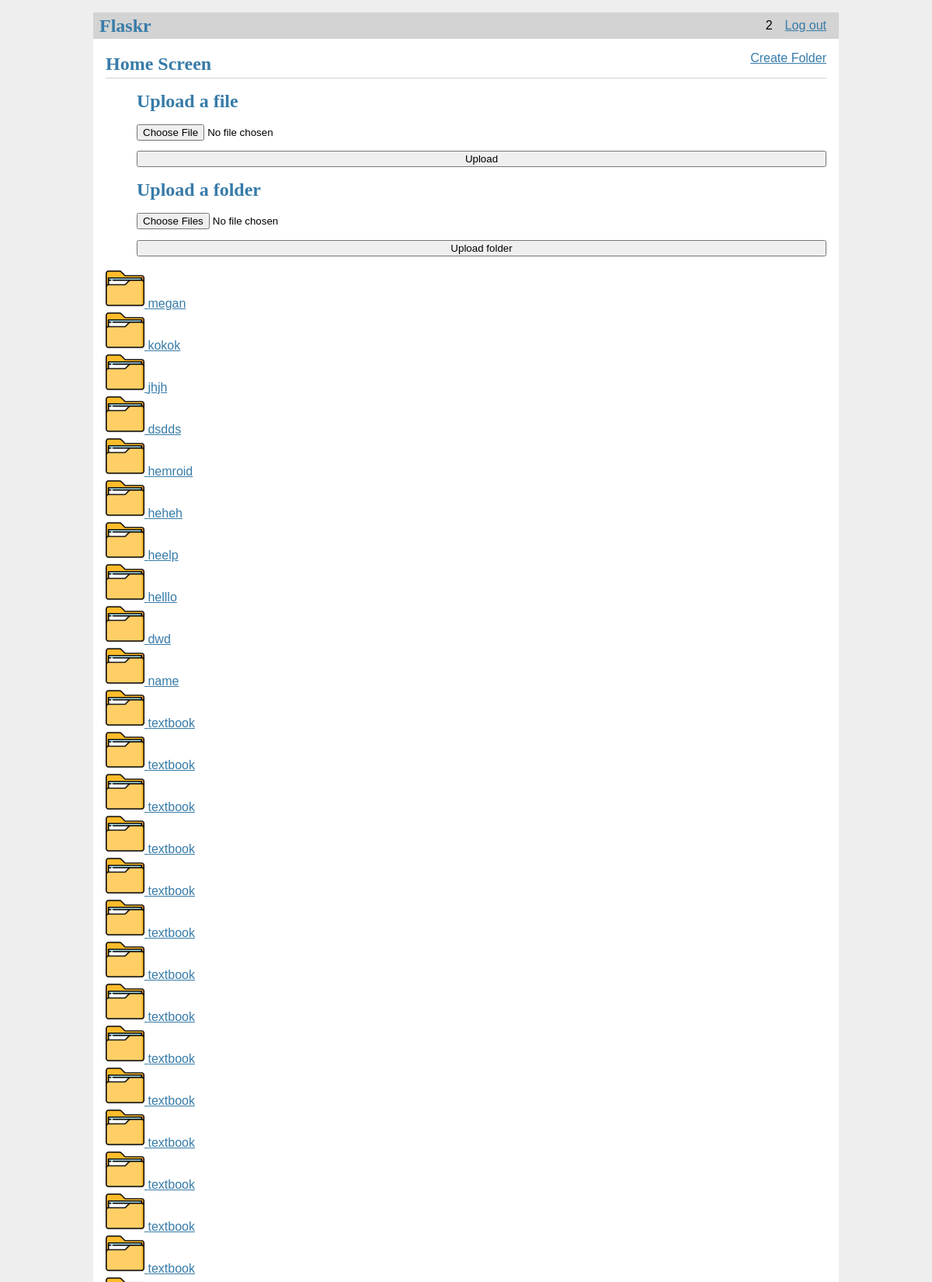
The page / (signed in, upper part) on the database its author committed.
### tables this page shows
CREATE TABLE users (
  id INTEGER PRIMARY KEY AUTOINCREMENT,
  username VARCHAR(77) UNIQUE NOT NULL,
  password VARCHAR(55) NOT NULL
);

CREATE TABLE folders (
  folder_id INTEGER PRIMARY KEY AUTOINCREMENT,
  name TEXT NOT NULL,
  parent_id INTEGER,
  id INTEGER,
  typ TEXT NOT NULL,
  created_at TIMESTAMP DEFAULT CURRENT_TIMESTAMP,
  updated_at TIMESTAMP DEFAULT CURRENT_TIMESTAMP,
  FOREIGN KEY (parent_id) REFERENCES folders(folder_id) ON DELETE CASCADE,
  FOREIGN KEY (id) REFERENCES users(id) ON DELETE CASCADE
);

### flaskr/home.py (the view)
@bp.route('/')
@login_required
def home():
    db = get_db()
    folders = db.execute(
        "SELECT * FROM folders WHERE id = ? AND parent_id IS NULL",
        (g.user['id'],)).fetchall()
    files = db.execute(
        "SELECT * FROM files WHERE  id = ? AND folder_id  IS NULL",
        (g.user['id'],)).fetchall()
    return render_template('homepage/home.html',folders=folders,files=files)

### flaskr/auth.py (called while the page is built)
@bp.before_app_request
def load_logged_in_user():
    id = session.get('id')
    if id is None:
        g.user = None
    else:
        g.user = get_db().execute(
            'Select * from users where id =?',(id,)
        ).fetchone()

def login_required(view):
    @functools.wraps(view)
    def wrapped_view(**kwargs):
        if g.user is None:
            return redirect(url_for('auth.login'))
        return view(**kwargs)
    return wrapped_view

### flaskr/create.py (called while the page is built)
@bp.before_app_request
def load_user_and_folders():
    user_id = session.get('id')
    if user_id:
        g.user = get_db().execute('SELECT * FROM users WHERE id = ?', (user_id,)).fetchone()
    else:
        g.user = None

### flaskr/db.py (called while the page is built)
def get_db():
    if 'db' not in g:
        g.db = sqlite3.connect(
            current_app.config['DATABASE'],
            detect_types=sqlite3.PARSE_DECLTYPES
        )
        g.db.row_factory = sqlite3.Row
    return g.db

### flaskr/upload.py (called while the page is built)
@bp.before_app_request
def load_logged_in_user():
    user_id = session.get('id')
    if user_id is None:
        g.user = None
    else:
        db = get_db()
        g.user = db.execute('SELECT * FROM users WHERE id = ?', (user_id,)).fetchone()

### flaskr/templates/homepage/home.html (shortened to what this page needs)
{% extends 'base.html' %}
{% block header %}
  <h1>{% block title %}Home Screen{% endblock %}</h1>
  <form action="{{ url_for('create.create_folder') }}" method="POST" enctype="multipart/form-data">
    <a href="{{ url_for('create.create_folder') }}">Create Folder</a>
  </form>
{% endblock %}
{% block content %}
<ul>
    <h1>Upload a file</h1>
    <form method="POST" action="/upload" enctype="multipart/form-data">
      <input type="file" id="file-upload" name="file">
      <button type="submit">Upload </button>
    </form>
    <h1>Upload a folder</h1>
    <form id="uploadForm" action="/upload-folder" method="POST" enctype="multipart/form-data">
      <input type="file" id="folderInput"  webkitdirectory multiple>
      <button type="submit">Upload folder</button>
    </form>
</ul>
<div class="item-list">
  {% if folders %}
    {% for folder in folders %}
      <div class="item">
        <a href="{{ url_for('home.subfolder', folder_id=folder['folder_id']) }}">
          <img src="{{ url_for('static', filename='images/folder_icon.png') }}" alt="Folder Icon" class="folder-icon">
          {{ folder['name'] }}
        </a>
      </div>
    {% endfor %}
  {% else %}
    <p>No folders available.</p>
  {% endif %}
{% endblock %}

### flaskr/templates/base.html (shortened to what this page needs)
<!dOCTYPE html>
<link rel="stylesheet" href="{{url_for('static',filename='style.css')}}">
<nav>
  <h1>Flaskr</h1>
  <ul>
    {% if g.user %}
      <li><span>{{g.user['username']}}</span>
      <li><a href="{{url_for('auth.logout')}}">Log out</a>
    {% else %}
        <li><a href="{{url_for('auth.register')}}">Register</a>
        <li><a href="{{url_for('auth.login')}}">log In</a>
    {% endif %}
  </ul>
</nav>
<section class="content">
  <header>
    {%block header%}{%endblock%}
  </header>
  {% block content %}{% endblock %}
</section>

### flaskr/static/style.css (style rules this page uses)
h1 { font-family: serif; color: #377ba8; margin: 1rem 0; }
a { color: #377ba8; }
nav { background: lightgray; display: flex; align-items: center; padding: 0 0.5rem; }
nav h1 { flex: auto; margin: 0; }
nav ul { display: flex; list-style: none; margin: 0; padding: 0; }
nav ul li a, nav ul li span, header .action { display: block; padding: 0.5rem; }
.content { padding: 0 1rem 1rem; }
.content > header { border-bottom: 1px solid lightgray; display: flex; align-items: flex-end; }
.content > header h1 { flex: auto; margin: 1rem 0 0.25rem 0; }
.content:last-child { margin-bottom: 0; }
.content form { margin: 1em 0; display: flex; flex-direction: column; }
.content input, .content textarea { margin-bottom: 1em; }

### flaskr/templates/homepage/home.html (style rules this page uses)
.folder-icon { width: 50px; height: auto; }

### rows shown on the page
users: user.username "2"
folders: name "megan"
folders: name "kokok"
folders: name "jhjh"
folders: name "dsdds"
folders: name "hemroid"
folders: name "heheh"
folders: name "heelp"
folders: name "helllo"
folders: name "dwd"
folders: name "name"
folders: name "textbook"
folders: name "textbook"
folders: name "textbook"
folders: name "textbook"
folders: name "textbook"
folders: name "textbook"
folders: name "textbook"
folders: name "textbook"
folders: name "textbook"
folders: name "textbook"
folders: name "textbook"
folders: name "textbook"
folders: name "textbook"
folders: name "textbook"
